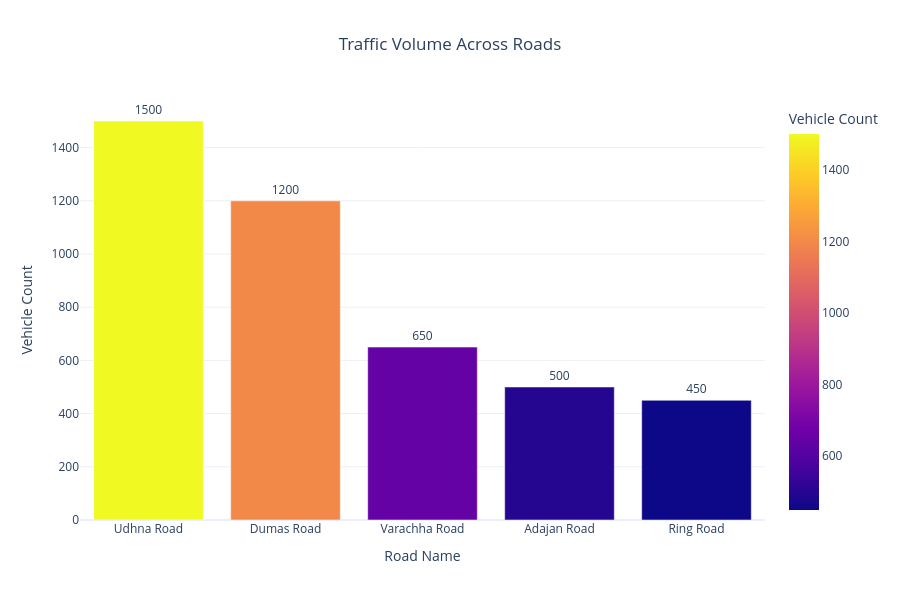

The notebook cell this image was saved under:
### Code cell
# Interactive Darshboard
fig = px.bar(df.sort_values('vehicle_count',ascending=False),
             x='road_name',
             y='vehicle_count',
             text='vehicle_count',
             color='vehicle_count',
             title='Traffic Volume Across Roads',
             labels={
                 'road_name':'Road Name',
                 'vehicle_count':'Vehicle Count',
                    })

fig.update_traces(textposition='outside')
fig.update_layout(xaxis_title='Road Name',yaxis_title='Vehicle Count',template='plotly_white',title_x=0.5,height=600)
fig.show()

### Figure 1 — Plotly figure (JSON) as saved in the notebook; plotly's stock layout.template omitted (floating-point values rounded to 4 significant figures)
{"data": [{"hovertemplate": "Road Name=%{x}<br>Vehicle Count=%{marker.color}<extra></extra>", "legendgroup": "", "marker": {"color": [1500, 1200, 650, 500, 450], "coloraxis": "coloraxis", "pattern": {"shape": ""}}, "name": "", "orientation": "v", "showlegend": false, "text": [1500.0, 1200.0, 650.0, 500.0, 450.0], "textposition": "outside", "type": "bar", "x": ["Udhna Road", "Dumas Road", "Varachha Road", "Adajan Road", "Ring Road"], "xaxis": "x", "y": [1500, 1200, 650, 500, 450], "yaxis": "y"}], "layout": {"barmode": "relative", "coloraxis": {"colorbar": {"title": {"text": "Vehicle Count"}}, "colorscale": [[0, "#0d0887"], [0.1111, "#46039f"], [0.2222, "#7201a8"], [0.3333, "#9c179e"], [0.4444, "#bd3786"], [0.5556, "#d8576b"], [0.6667, "#ed7953"], [0.7778, "#fb9f3a"], [0.8889, "#fdca26"], [1, "#f0f921"]]}, "height": 600, "legend": {"tracegroupgap": 0}, "title": {"text": "Traffic Volume Across Roads", "x": 0.5}, "xaxis": {"anchor": "y", "domain": [0, 1], "title": {"text": "Road Name"}}, "yaxis": {"anchor": "x", "domain": [0, 1], "title": {"text": "Vehicle Count"}}}}
